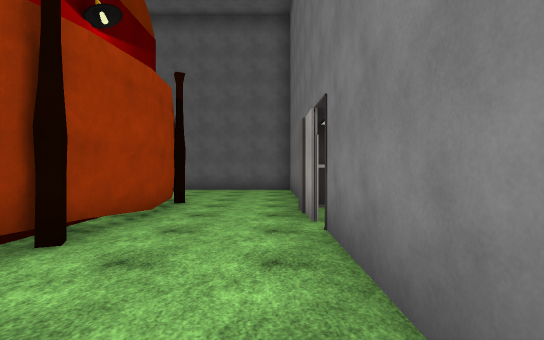
[1] (above)

15 first-person views from a walk through a scene from a Unity 3-D project. The camera is 1.5 m above the floor, looks level and sees 85° across. The floor is counted in squares, 2 m on a side. Each view is taken from the middle of a square. On the plan, view 1 faces up. The plan holds only what a view shows up to about 10 squares ahead; the rest is blank. The place goes on beyond the plan. The player character is not drawn. Some animated figures are not drawn. Door leaves are left out, so doorways stand open. Some surface patterns are stand-ins.

[2]
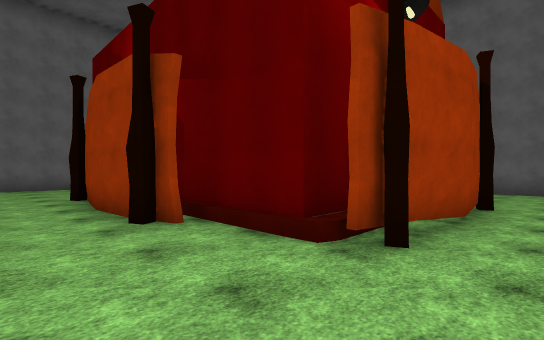

[3]
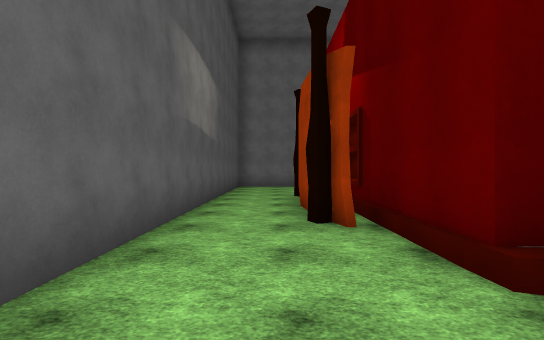

[4]
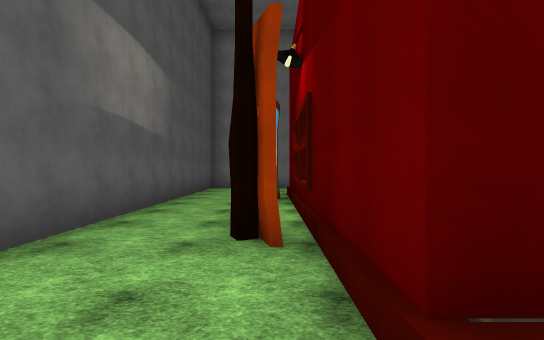

[5]
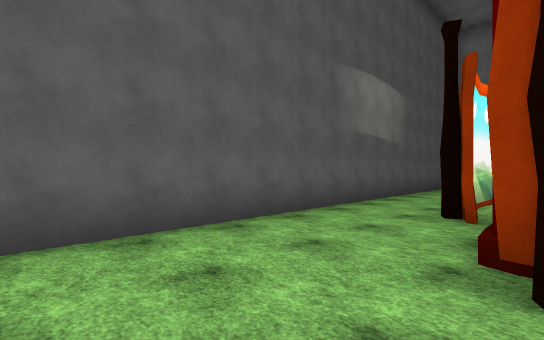

[6]
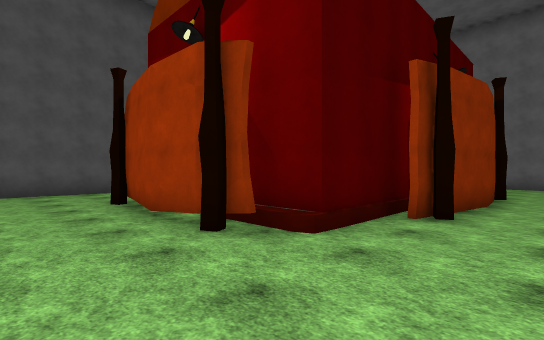

[7]
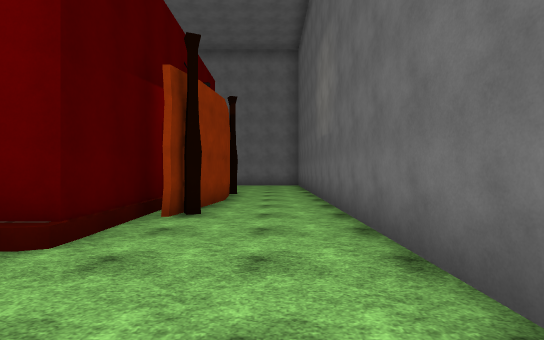

[8]
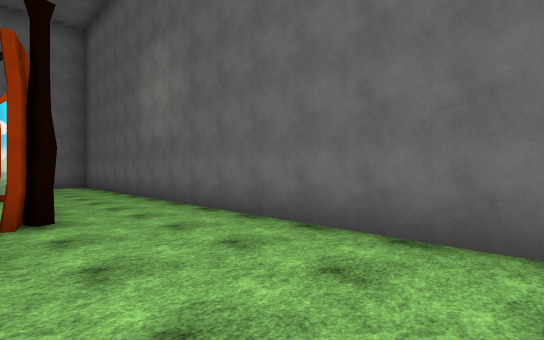

[9]
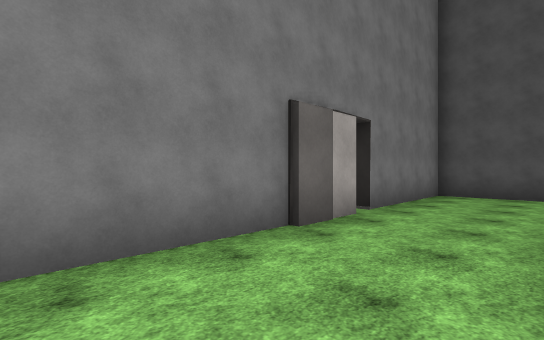

[10]
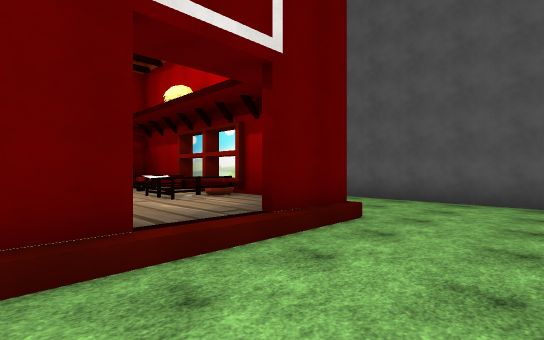

[11]
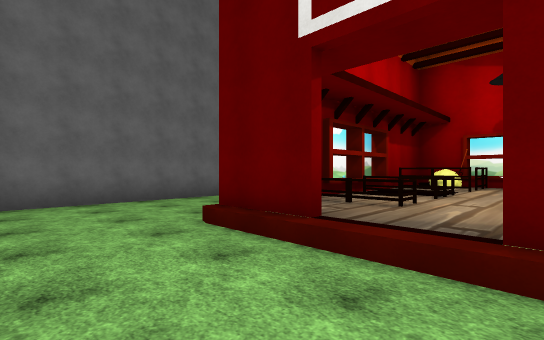

[12]
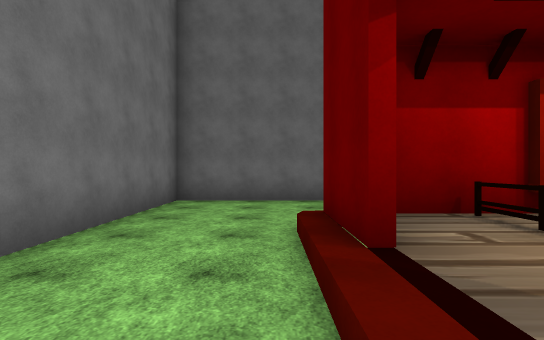

[13]
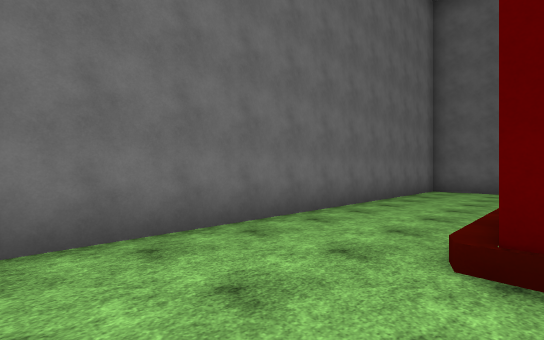

[14]
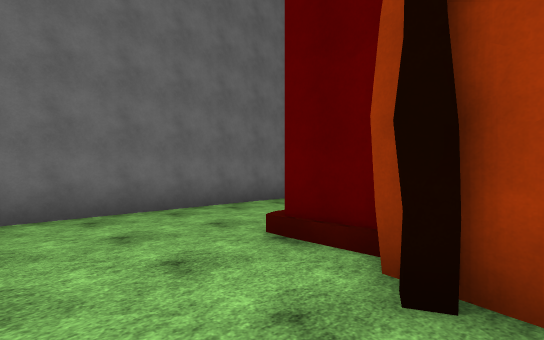

[15]
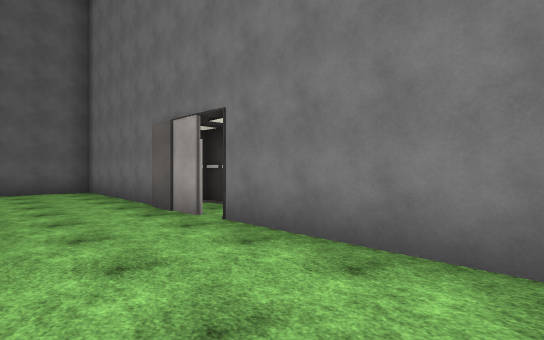

### Floor plan
Key: @ floor where view 1 was taken; # wall or solid block; x gap in a wall; . main floor; : floor 0.5 m higher than the main floor; D open door; ^ raised ledge; O other object.
Columns run from 15 left of view 1 to 2 right of it. Each row starts with its distance up from view 1.
 12 #################
 11 #...............#
 10 #...............#
  9 #........##.....#
  8 #...#######.....#
  7 #...DO     Ox#..#
  6 #...DOOOO:OO^#..#O
  5 #...D::O    ^#..OO
  4 #...#:OO    #....O
  3 #...###O^O#O#...#
  2 #....######.....#
  1 #...............#
  0 #..............@#
 -1 #################

Where each view was taken, in squares from view 1:
view 1: 0 up, 0 right, facing up
view 2: 0 up, 1 left, facing up-left
view 3: 1 up, 1 left, facing left
view 4: 2 up, 2 left, facing left
view 5: 3 up, 0 right, facing down-left
view 6: 10 up, 0 right, facing down-left
view 7: 10 up, 0 right, facing left
view 8: 8 up, 0 right, facing up-left
view 9: 9 up, 2 left, facing down-right
view 10: 7 up, 14 left, facing down-right
view 11: 4 up, 14 left, facing up-right
view 12: 4 up, 12 left, facing up
view 13: 0 up, 11 left, facing up-left
view 14: 0 up, 9 left, facing up-left
view 15: 0 up, 2 left, facing up-right
